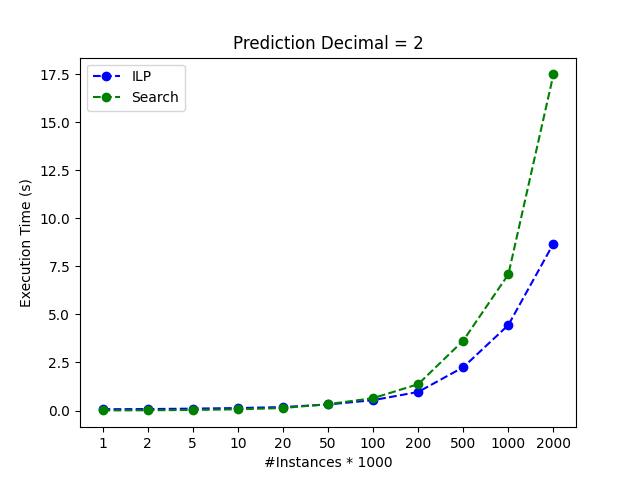

The script that saved this image:
import matplotlib.pyplot as plt

x_ticks = ['1', '2', '5', '10', '20', '50', '100', '200', '500', '1000', '2000']
ilp_time = [0.067, 0.076, 0.098, 0.127, 0.179, 0.314, 0.539, 0.966, 2.254, 4.451, 8.692]
exhaustive_search_time = [0.006, 0.013, 0.030, 0.063, 0.130, 0.330, 0.642, 1.370, 3.642, 7.088, 17.500]
x = [i for i in range(len(x_ticks))]

plt.plot(x, ilp_time, '--bo', label='ILP')
plt.plot(x, exhaustive_search_time, '--go', label='Search')

plt.title("Prediction Decimal = 2")
plt.ylabel("Execution Time (s)", size=10)
plt.xlabel("#Instances * 1000", size=10)
plt.xticks(x, x_ticks)
# plt.xlim((0, 13))
# plt.ylim((69, 74))
plt.legend()
plt.savefig('figure_2.png', format='png')
